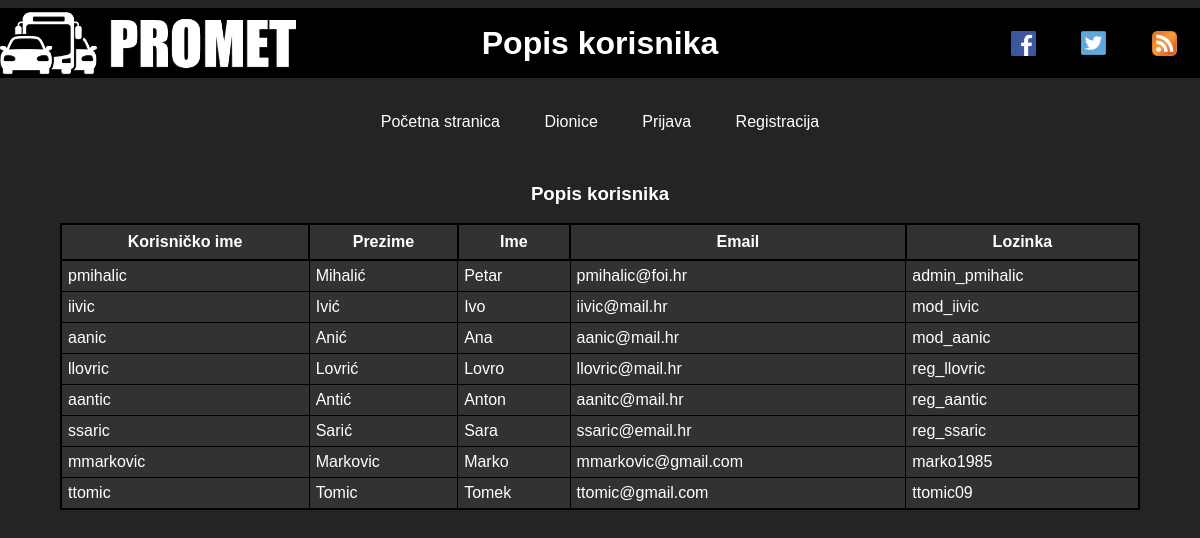
The page /Projekt/privatno/korisnici.php on the database its author committed.
### tables this page shows
CREATE TABLE `korisnik` (
  `ID_korisnik` int(11) NOT NULL,
  `ime` varchar(45) NOT NULL,
  `prezime` varchar(45) NOT NULL,
  `korisnicko_ime` varchar(25) NOT NULL,
  `lozinka` varchar(25) NOT NULL,
  `lozinka_sha256` char(64) NOT NULL,
  `email` varchar(45) NOT NULL,
  `uvjeti` datetime DEFAULT NULL,
  `status` tinyint(4) NOT NULL,
  `ID_uloga` int(11) NOT NULL
);

### Projekt/klase/baza.class.php (called while the page is built, shortened)
<?php
class Baza {
    private $veza = null;
    function spojiDB() {
        $this->veza = new mysqli(self::server, self::korisnik, self::lozinka, self::baza);
        $this->veza->set_charset("utf8");
        return $this->veza;
    }
    function selectDB($upit) {
        $rezultat = $this->veza->query($upit);
        return $rezultat;
    }
}
?>

### Projekt/privatno/korisnici.php (the view, shortened to what this page needs)
<?php
    $direktorij = dirname(getcwd());
    require "$direktorij/klase/baza.class.php";
?>
<!DOCTYPE html>
<html lang="hr">
    <head>
        <link rel="stylesheet" type="text/css" href="../css/pmihalic.css">
    </head>
    <body>
        <header>
            <h1 class="naslov"><a href="#sadrzaj">Popis korisnika</a></h1>
        </header>
        <br>
    <?php
        include '../meni.php';
    ?>
    <section id="sadrzaj">
        <br>
        <table>
            <caption><h3>Popis korisnika</h3></caption>
        <thead>
            <tr>
                <th>Korisničko ime</th>
                <th>Prezime</th>
                <th>Ime</th>
                <th>Email</th>
                <th>Lozinka</th>
            </tr>
        </thead>
        <tbody>
            <?php
            $veza = new Baza();
            $veza->spojiDB();
            $upit = "SELECT * FROM korisnik";
            $rezultat = $veza->selectDB($upit);
            while($row = mysqli_fetch_array($rezultat)){
            echo "<tr>";
                if(isset($_SESSION["uloga"]) && $_SESSION["uloga"] === '1'){
                    echo "<td><a href='korisnici.php?korime={$row['korisnicko_ime']}'>".$row['korisnicko_ime']."</a></td>";
                }else{
                    echo "<td>".$row['korisnicko_ime']."</td>";
                }
                echo "<td>".$row['prezime']."</td>";
                echo "<td>".$row['ime']."</td>";
                echo "<td>".$row['email']."</td>";
                echo "<td>".$row['lozinka']."</td>";
            echo"</tr>";
            }
            ?>
        </tbody>
    </table>
    </section>
    </body>
</html>

### Projekt/css/pmihalic.css (style rules this page uses)
body { background: #242424; color: white; font-family: "Arial"; margin-left: auto; margin-right: auto; width: 100%; }
header { background: url('../multimedija/PrometLogo.png') no-repeat left top, url('../multimedija/Facebook Icon.png') no-repeat 86% center, url('../multimedija/Twitter Icon.png') no-repeat 92% center, url('../multimedija/RSS Icon.png') no-repeat 98% center; background-size: auto 70px, 25px, 25px, 25px; background-color: black; width: 100%; height: 70px; display: flex; align-items: center; justify-content: center; }
h1,h2, footer { text-align: center; }
a:link, a:visited, a:active { color: white; background-color: transparent; text-decoration: none; }
table { width: 90%; margin-left: auto; margin-right: auto; background-color: #323232; border: 2px solid black; border-collapse: collapse; }
th { padding: 8px; border: 2px solid black; border-collapse: collapse; }
td { padding: 6px; border-collapse: collapse; border: 1px solid black; word-wrap: break-word; }

### rows shown on the page
korisnik: korisnicko_ime "pmihalic", prezime "Mihalić", ime "Petar", email "pmihalic@foi.hr", lozinka "admin_pmihalic"
korisnik: korisnicko_ime "iivic", prezime "Ivić", ime "Ivo", email "iivic@mail.hr", lozinka "mod_iivic"
korisnik: korisnicko_ime "aanic", prezime "Anić", ime "Ana", email "aanic@mail.hr", lozinka "mod_aanic"
korisnik: korisnicko_ime "llovric", prezime "Lovrić", ime "Lovro", email "llovric@mail.hr", lozinka "reg_llovric"
korisnik: korisnicko_ime "aantic", prezime "Antić", ime "Anton", email "aanitc@mail.hr", lozinka "reg_aantic"
korisnik: korisnicko_ime "ssaric", prezime "Sarić", ime "Sara", email "ssaric@email.hr", lozinka "reg_ssaric"
korisnik: korisnicko_ime "mmarkovic", prezime "Markovic", ime "Marko", email "mmarkovic@gmail.com", lozinka "marko1985"
korisnik: korisnicko_ime "ttomic", prezime "Tomic", ime "Tomek", email "ttomic@gmail.com", lozinka "ttomic09"
